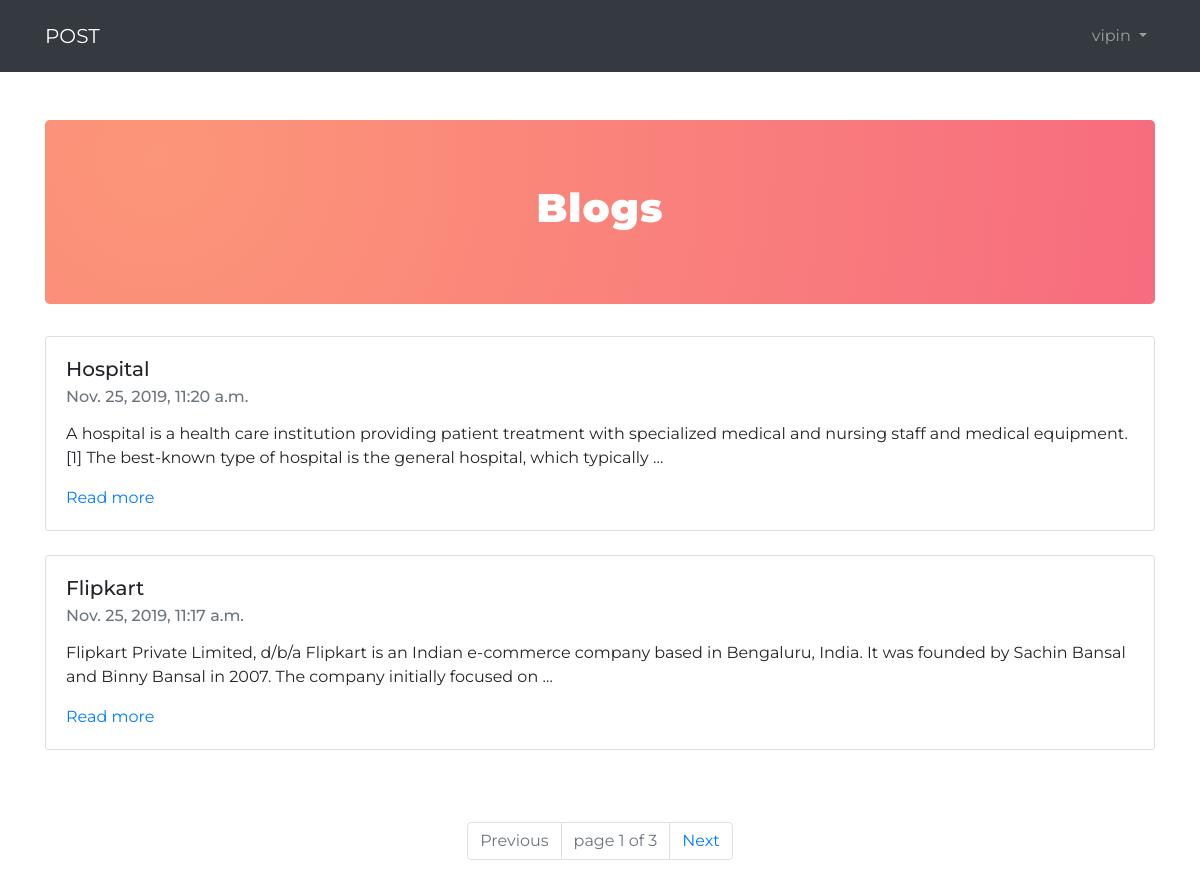
The app's page / (signed in) with its own data.
### blogapp/models.py (models this page shows, shortened)
class Post(models.Model):
    STATUS_CHOICE=(('draft','Draft'),('published','Published'))
    title=models.CharField(max_length=260)
    slug=models.SlugField(max_length=264,unique_for_date='publish')
    author=models.ForeignKey(User,related_name='blog_posts',on_delete=models.CASCADE)
    body=models.TextField()
    publish=models.DateTimeField(default=timezone.now)
    created=models.DateTimeField(auto_now_add=True)
    updated=models.DateTimeField(auto_now=True)
    status=models.CharField(max_length=20,choices=STATUS_CHOICE,default='draft')
    objects=CustomManager()
    class Meta:
        ordering=('-publish',)

### blogapp/views.py (the view)
# urls.py: path('',views.post_list),
def post_list(request):
    post_list=Post.objects.all()
    paginator=Paginator(post_list,2)
    page_number=request.GET.get('page')
    try:
        post_list=paginator.page(page_number)
    except PageNotAnInteger:
        post_list=paginator.page(1)
    except EmptyPage:
        post_list=paginator.page(paginator.num_page)
    return render(request,'blogapp/post_list.html',{'post_list':post_list})

### blogapp/models.py (called while the page is built)
    def get_queryset(self):
        return super().get_queryset().filter(status='published')

### templates/blogapp/post_list.html (shortened to what this page needs)
<!DOCTYPE html>
{% extends 'blogapp/base.html' %}
{% block content %}
    <div class="jumbotron blog-jumbo">
      <h1 class="text-center">Blogs</h1>
    </div>
    {% for post in post_list %}
    <div class="card mb-4">
      <div class="card-body">
        <h5 class="card-title" id="blog-title">{{post.title}}</h5>
        <h6 class="card-subtitle mb-2 text-muted">{{post.publish}}</h6>
        <p class="card-text">{{post.body | truncatewords:30 | linebreaks}}</p>
        <a href="/detail/{{post.id}}" class="card-link">Read more</a>
      </div>
    </div>
    {% endfor %}
    {% include 'blogapp/pagination.html' with page=post_list %}
{% endblock %}

### templates/blogapp/base.html (shortened to what this page needs)
<!DOCTYPE html>
{% load staticfiles %}
<html lang="en">
<head>
  <link rel="stylesheet" href="https://stackpath.bootstrapcdn.com/bootstrap/4.3.1/css/bootstrap.min.css">
  <link rel="stylesheet" href="{%static 'css/style.css'%}">
</head>
<body>
  <nav class="navbar navbar-expand-lg navbar-dark bg-dark">
    <div class="container">
      <a href="/" class="navbar-brand">POST</a>
      <ul class="navbar-nav py-2">
        {% if user.is_authenticated %}
        <li class="nav-item dropdown">
          <a class="nav-link dropdown-toggle" href="#" id="navbarDropdown" role="button" data-toggle="dropdown" aria-haspopup="true" aria-expanded="false">
            {{user}}
          </a>
        </li>
        {% else %}
        <li class="nav-item"><a href="/accounts/login" class="btn btn-primary mr-2">login</a></li>
        <li class="nav-item"><a href="/signup" class="btn btn-success">Signup</a></li>
        {% endif %}
      </ul>
    </div>
  </nav>
  <div class="container pt-5">
    {% block content %} {% endblock %}
  </div>
</body>
</html>

### static/css/style.css (style rules this page uses)
body { background-repeat: no-repeat; background-size: cover; font-family: Montserrat; }
.jumbotron.blog-jumbo { background-image: radial-gradient( circle farthest-corner at 10% 20%, rgba(252,150,120,1) 0%, rgba(247,108,127,1) 100.4% ); cursor: pointer; }
.jumbotron.blog-jumbo h1 { font-weight: 900; color: #fff; letter-spacing: 1px; }
#blog-title { text-transform: capitalize; }

### records on screen
Post: title "Hospital", publish "Nov. 25, 2019, 11:20 a.m.", body "A hospital is a health care institution providing patient treatment with specialized medical and nursing staff and medical equipment.[1] The best-known type of hospital is the general hospital, which typically …"
Post: title "Flipkart", publish "Nov. 25, 2019, 11:17 a.m.", body "Flipkart Private Limited, d/b/a Flipkart is an Indian e-commerce company based in Bengaluru, India. It was founded by Sachin Bansal and Binny Bansal in 2007. The company initially focused on …"

### other values on screen
{{ user }} "vipin"
{{ page.number }} "1"
{{ page.paginator.num_pages }} "3"
